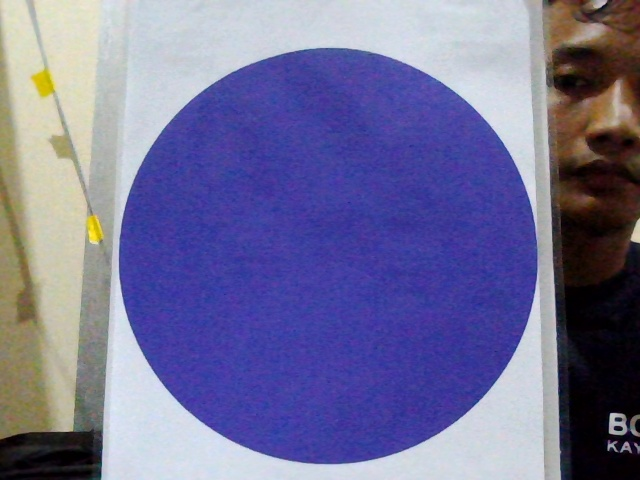
#> input picture img/circle.jpg, 640 x 480 px; its folder holds only this picture in this run
$ python -i modul.py   (imports and definitions only)
#> lines starting #> are read from the running program, lines starting #| are printed output that depends on the picture; after the words box and inside, x2 and y2 are one past the last pixel; in counts of white or black regions, pixels touching at a corner belong together
#> further down, picture is the input picture: shape (480, 640, 3); mean B, G, R 152.7, 112.3, 114.6
from json.tool import main
import math
import cv2
import numpy as np

# error tolerance
Y_ERROR_TOLERANCE = 50


# [76 lines left out: functions distance_to_camera, get_direction, get_error, not called in this run]


def extract(frame):
    global output
    output = frame.copy()
    # get center image and draw solid circle at it
    global image_center
    height, width, channel = output.shape
#> height = 480; width = 640; channel = 3
    image_center = width // 2, height // 2
#> image_center = (320, 240)
    cv2.circle(output, image_center, 5, (0, 255, 255), cv2.FILLED)
#> output: shape (480, 640, 3); 0.03% of pixels changed, all inside (x1, y1, x2, y2) = (315, 235, 326, 246)

    # RGB to HSV
    img_hsv = cv2.cvtColor(output, cv2.COLOR_BGR2HSV)
#> img_hsv: shape (480, 640, 3); mean H, S, V 95.6, 105.8, 160.9

    ##range value of blue color
    # lower = np.array([90, 60, 120])           # for laptop
    # upper = np.array([155, 255, 255])
    lower = np.array([0, 90, 0])  # for tello
    upper = np.array([80, 255, 255])
    # masking image
    mask = cv2.inRange(img_hsv, lower, upper)
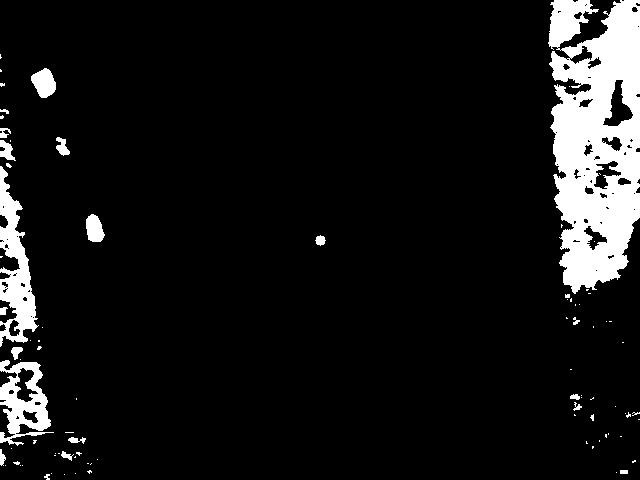
#> mask: shape (480, 640); 8.8% white; 87 white regions (67 under 20 px)
    # print out detail of masked image
    # print("[Mask Image] dimension : {}, number of channel : {}".format(mask.shape, mask.ndim))

    # find contours
    contours, hierarchy = cv2.findContours(mask, cv2.RETR_EXTERNAL, cv2.CHAIN_APPROX_NONE)
#> contours = 85 contours, 68 with area under 20; largest, box (x1, y1, x2, y2) and area: (548, 0, 640, 294) 20843, (0, 166, 39, 347) 3098, (0, 360, 54, 446) 2590, (31, 68, 56, 98) 476, (86, 214, 105, 242) 356
    # print("Number of contours found : {}".format(len(contours)))

    # Initializie variable for the centroid circle and is the circle detected or not
    global circle_center
    detected = False

    if len(contours) > 0:
        # get the biggest contours
        cnt = max(contours, key=cv2.contourArea)
#> cnt = contour of 1172 points, box (x1, y1, x2, y2) (548, 0, 640, 294), area 20843
        # draw contours
        cv2.drawContours(output, cnt, -1, (0, 255, 0), 3)

        # find x and y coordinate, width and height of that contour
        x, y, w, h = cv2.boundingRect(cnt)
#> x = 548; y = 0; w = 92; h = 294
        global contour_width, contour_height
        contour_width, contour_height = w, h
#> contour_width = 92; contour_height = 294
        # temporary
        # print(f'Width : {w}, Height : {h}')
        # draw rectangle
        cv2.rectangle(output, (x, y), (x + w, y + h), (255, 0, 0), 2)

        # calculate centroid of the contour with cv2.moments
        M = cv2.moments(cnt)
#> M = moments, m00 20843, centre m10/m00, m01/m00 = (596.9, 139.9)
        # if m["m00"] == 0: m["m00", "m01"] = 1
        if M["m00"] != 0 and cv2.contourArea(cnt) > 500:  # minimum area 5 is equals to approximately 2.5 m
            # switch the detected variable into true.
            detected = True
            # get circle center
            circle_center = int(M["m10"] / M["m00"]), int(M["m01"] / M["m00"])
#> circle_center = (596, 139)
        else:
            circle_center = 0, 0
        # draw solid circle on that centroid
        cv2.circle(output, circle_center, 7, (0, 255, 0), -1)
        # put text above those solid circle
        cv2.putText(output, "object centroid", (circle_center[0] - 20, circle_center[1] - 20), cv2.FONT_HERSHEY_SIMPLEX,
                    0.5, (0, 255, 0), 2)
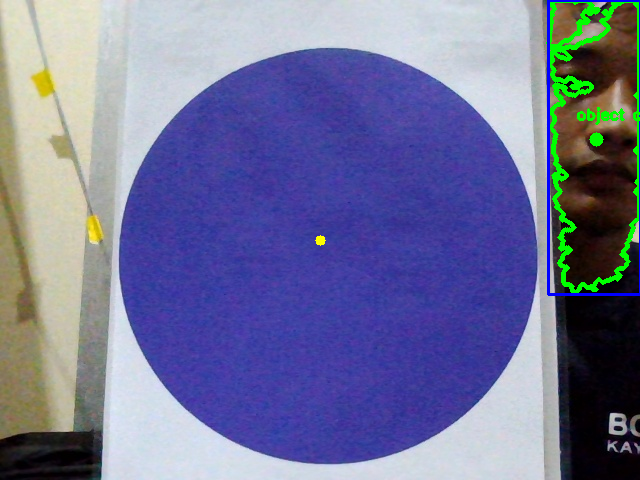
#> output: shape (480, 640, 3); mean B, G, R 152.8, 115, 112.8

        # temporary
        # area = cv2.contourArea(cnt)
        # print(area)
        # show up Error y value
        # cv2.putText(output, f'error y : {math.fabs(image_center[1] - circle_center[1])}', (20, height - 20),
        # cv2.FONT_HERSHEY_SIMPLEX, 0.5, (0, 255, 0), 2)

    return output, detected

>>> import cv2
>>> picture = cv2.imread('../img/circle.jpg')
>>> result = extract(picture)
